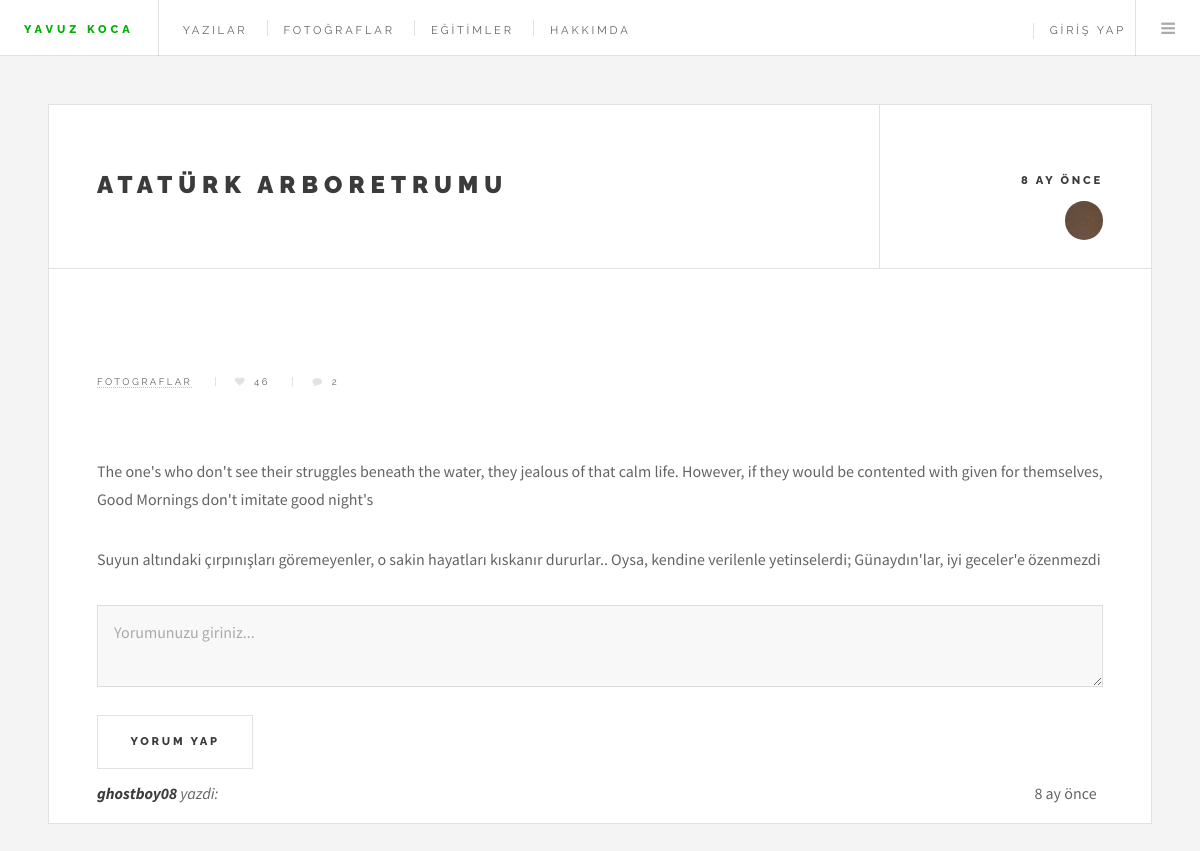
The page /oku.php?id=21 on the database its author committed.
### tables this page shows
CREATE TABLE IF NOT EXISTS `yazilar` (
  `id` int(11) NOT NULL AUTO_INCREMENT,
  `baslik` text NOT NULL,
  `alt_baslik` text NOT NULL,
  `icerik` text NOT NULL,
  `yazan` int(11) NOT NULL,
  `tarih` timestamp NOT NULL DEFAULT CURRENT_TIMESTAMP,
  `kategori` int(20) NOT NULL,
  `resim` text,
  PRIMARY KEY (`id`)
);

CREATE TABLE IF NOT EXISTS `kategori` (
  `id` int(11) NOT NULL AUTO_INCREMENT,
  `kategori_adi` text NOT NULL,
  PRIMARY KEY (`id`)
);

CREATE TABLE IF NOT EXISTS `like_table` (
  `id` int(11) NOT NULL AUTO_INCREMENT,
  `yazi_id` int(11) NOT NULL,
  `number` int(11) NOT NULL,
  PRIMARY KEY (`id`)
);

CREATE TABLE IF NOT EXISTS `yorumlar` (
  `id` int(11) NOT NULL AUTO_INCREMENT,
  `kullanici_adi` text NOT NULL,
  `yorum` text NOT NULL,
  `yazi_id` int(11) NOT NULL,
  `zaman` timestamp NOT NULL DEFAULT CURRENT_TIMESTAMP,
  PRIMARY KEY (`id`)
);

### oku.php (the view, shortened to what this page needs)
<?php
$id = $_GET["id"];
include_once("baglanti.php");
include_once("header.php");
$yazi_secme = mysqli_query($con,"SELECT * FROM `yazilar` WHERE `id` ='". mysqli_real_escape_string($con,$id)."'");
if(mysqli_num_rows($yazi_secme) == 0){
	header('Location: error.php');
}
else{
?>
					<div id="main">
						<?php
							while($satir = mysqli_fetch_assoc($yazi_secme)){
								if (!function_exists('yorum_ne_zaman')) {
								function yorum_ne_zaman(){
									$yorum_zamani = $GLOBALS['a'];$yil_ay = explode("-",$yorum_zamani);$new = $yil_ay[2];$gun = explode(" ",$new);
									$asd = $gun[1];$saat_dakika_saniye = explode(":",$asd);$now = date('d-m-Y');$now_gun_ay_yil = explode('-',$now);
									date_default_timezone_set('Asia/Baghdad');$saat = date("H:i:s");$now_saat_dakika_saniye = explode(':',$saat);
										$saniye_farki = $now_saat_dakika_saniye[2]-$saat_dakika_saniye[2];
										if($saniye_farki<0){
											$saniye_farki += 60;
											$now_saat_dakika_saniye[1] -= 1;
										}$dakika_farki = $now_saat_dakika_saniye[1]-$saat_dakika_saniye[1];if($dakika_farki<0){$dakika_farki += 60;$now_saat_dakika_saniye[0] -= 1;}$saat_farki = $now_saat_dakika_saniye[0]-$saat_dakika_saniye[0];
								if($saat_farki<0){$saat_farki += 12;$now_gun_ay_yil[0] -= 1;}$gun_farki = $now_gun_ay_yil[0]-$gun[0];if($gun_farki<0){$gun_farki += 30;
								$now_gun_ay_yil[1] -= 1;}$ay_farki = $now_gun_ay_yil[1]-$yil_ay[1];if($ay_farki<0){$ay_farki += 12;
								$now_gun_ay_yil[2] -= 1;}$yil_farki = $now_gun_ay_yil[2]-$yil_ay[0];if($yil_farki >= 1){echo $yil_farki." yıl önce";}
										else if($ay_farki>=1){
											echo $ay_farki." ay önce";}
										else if($gun_farki>0){
											echo $gun_farki." gün önce";}else if($saat_farki>0){echo $saat_farki." saat önce";}else if($dakika_farki>0){echo $dakika_farki." dakika önce";
								}else if($saniye_farki>0){echo $saniye_farki." saniye önce";}
								}}
								$yazar_secme = mysqli_query($con, "SELECT * FROM `kullanicilar` WHERE `id` = '".$satir["yazan"]."'");
								$yazar = mysqli_fetch_assoc($yazar_secme);
								$kategori_secme = mysqli_query($con, "SELECT * FROM `kategori` WHERE `id` = '".$satir["kategori"]."'");
								$kategori = mysqli_fetch_assoc($kategori_secme);
								$yorum_secme = mysqli_query($con,"SELECT * FROM `yorumlar` WHERE `yazi_id` ='". mysqli_real_escape_string($con,$id)."' ORDER BY `id` DESC");
								$begeni_secme = mysqli_query($con,"SELECT * FROM `like_table` WHERE `yazi_id` = '".$satir["id"]."' ");
								$begeni = mysqli_fetch_assoc($begeni_secme);
								$comments = mysqli_num_rows($yorum_secme);
								?>
								<article class="post">
									<header>
										<div class="title">
											<h2><a href="oku.php?id=<?php echo $satir['id']; ?>"><?php echo $satir["baslik"]; ?></a></h2>
										</div>
										<div class="meta">
											<time class="published" datetime="2015-11-01"><?php echo yorum_ne_zaman(); ?></time>
											<a href="javascript:;" class="author"><span class="name"><?php echo $yazar["adi"]; ?></span><img src="images/avatar.jpg" alt="" /></a>
										</div>
									</header><?php if($satir["resim"]=="0"){ } else{?>
											<a href="javascript:;" class="image featured"><img src="images/<?php  echo $satir["resim"];?>" alt="" /></a><?php } ?>
									<footer>
									<ul class="stats">
											<li><a href="javascript:;"><?php echo $kategori["kategori_adi"]; ?></a></li>
											<li><a href="javascript:;" id="like" class="icon fa-heart" ><?php echo $begeni['number'];?></a></li>
											<li><a href="#son" class="icon fa-comment"><?php echo $comments; ?></a></li>
									</ul>
									</footer>
									<p><?php echo $satir['icerik']; ?></p>
									<footer>
									<div style="width:100%;">
										<textarea name="yorum" id="yorum" placeholder="Yorumunuzu giriniz..." ></textarea><br>
										<button id="yorum_yap" class="button big" name="son"><a name="son"></a>Yorum Yap</button>
										<div id="tum_yorumlar">
										<?php
											$yorum_secme = mysqli_query($con,"SELECT * FROM `yorumlar` WHERE `yazi_id` ='". mysqli_real_escape_string($con,$id)."' ORDER BY `id` DESC");
											while($yorum_satir = mysqli_fetch_assoc($yorum_secme)){
										?>
										<div id="sona_git" class="<?php echo $yorum_satir['id']; ?>" style="margin-top:10px;" >
											<span >
											<i><strong><?php echo $yorum_satir['kullanici_adi'];?>
												</strong> yazdi:</i>
											</span><div style="float:right;"><?php yorum_ne_zaman(); ?> &nbsp;<!--<i class="fa fa-thumbs-up" id="up<?php  ?>" style="cursor:pointer;" aria-hidden="true"><?php
											$yorum_begeni = mysqli_query($con, "SELECT * FROM `yorum_like` WHERE `yorum_id` ='".$yorum_satir['id']."'");
											while($yorum_begeni_satir = mysqli_fetch_assoc($yorum_begeni)){
											?></i>&nbsp;
											<i class="fa fa-thumbs-down" id="down<?php echo $yorum_satir['id']; ?>" style="cursor:pointer; " aria-hidden="true"><?php ?></i>-->
											</div><?php }
														if(isset($_SESSION['kullanici_id'])){
														if($yorum_satir['kullanici_adi'] == $_SESSION['kullanici_adi'] || $_SESSION['user_status'] > 2){
																?>
																<div style='float:right; margin-top:50px; margin-right:-80px; padding-right:-150px;'>
																	<button id='yorum_sil<?php echo $yorum_satir['id']; ?>'> Yorumu Sil</button>
																	<script>
																		$("#yorum_sil<?php echo $yorum_satir['id']; ?>").click(function(){
																			$.post("assets/ajax/yorum_sil2.php",{id: '<?php echo $yorum_satir['id']; ?> ' })
																			.done(function(data){
																				if(data == 'Basarili'){
																					$(".<?php echo $yorum_satir['id']; ?>").remove();
																				}
																				else{
																					alert('Başarısız');
																				}
																			});
																		});
																	</script>
																	<script>
																		$("#up<?php echo $yorum_satir['id']; ?>").click(function(){
																			$.post("assets/ajax/yorum_begen.php",{yorum_id:'<?php echo $yorum_satir['id']; ?>'})
																			.done(function(data){
																				if(data == 'Basarili'){
																					alert('basarili');
																				}
																				else{
																					alert('Başarısız');
																				}
																			});
																		});
																	</script>
																</div>
															<?php   }
														}
													?>
											<div style="background-color:#D3D3D3; padding:10px; ">
												<p> <?php echo $yorum_satir['yorum'] ?>
													<div style="float:right; margin-top:-110px;"></div>
												</p>
											</div>
										</div>
										<?php } ?>
										</div>
									</footer></div>
								</article>
								<script type="text/javascript" charset="iso-8859-1">
									$("#yorum_yap").click(function(){
										$.post("assets/ajax/yorum_yap.php", { kullanici_adi: $("#adi").val(), yorum: $("#yorum").val(), yazi_id: '<?php echo $satir['id']; ?>' })
										  .done(function( data ) {
											  if(data == 'Basarili'){
												$("#tum_yorumlar").prepend(function(){
														var a = encodeURI($("#yorum").val());
														return `
															<div>
															<span>
															<i><strong>`+"<?php if(isset($_SESSION['kullanici_id']))echo $_SESSION['kullanici_adi'];?>"+`
																</strong> yazdi:</i>
															</span>
															<div style="background-color:#D3D3D3; padding:10px; ">
																<p> `+ a +`
																</p>
															</div>
															</div>
														`;
												});
											}
												else{
													window.location.href = 'admin';
												}
										  });
									});
									$("#like").click(function(){
										$.post("assets/ajax/begeni.php",{yazi_id: '<?php echo $satir['id']; ?>'})
										.done(function(data){
											if(data == 'Basarili'){
												var button = document.getElementById('like');
												var attnum = <?php echo $begeni['number']; ?>;
												document.getElementById('like').innerHTML = ++attnum;
											}
											else if(data == 'Basarisiz'){
												window.location.href = 'admin';
											}
										});
									});
								</script>
								<?php
							}
							mysqli_free_result($yazi_secme);
							?>
					</div>
			</div>
	</body>
</html>
<?php }

### rows shown on the page
yazilar: baslik "ATATÜRK ARBORETRUMU", ay_farki "8", kategori.kategori_adi "FOTOGRAFLAR", like_table.number "46", comments "2", icerik "The one's who don't see their struggles beneath the water, they jealous of that calm life. However, if they would be contented with given for themselves, Good Mornings don't imitate good night's Suyun altındaki çırpınışları göremeyenler, o sakin hayatları kıskanır dururlar.. Oysa, kendine verilenle yetinselerdi; Günaydın'lar, iyi geceler'e özenmezdi"
yorumlar: kullanici_adi "ghostboy08", ay_farki "8"
